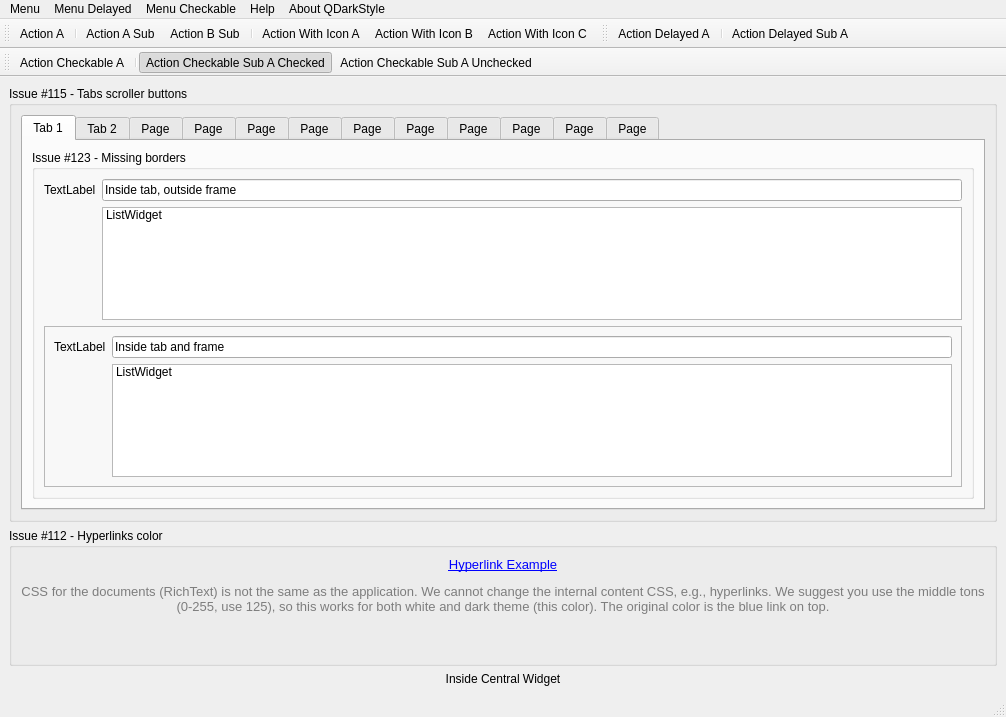
<?xml version="1.0" encoding="UTF-8"?>
<ui version="4.0">
 <class>MainWindow</class>
 <widget class="QMainWindow" name="MainWindow">
  <property name="geometry">
   <rect>
    <x>0</x>
    <y>0</y>
    <width>1006</width>
    <height>717</height>
   </rect>
  </property>
  <property name="windowTitle">
   <string>MainWindow</string>
  </property>
  <widget class="QWidget" name="centralwidget">
   <layout class="QGridLayout" name="gridLayout_7">
    <item row="0" column="0">
     <widget class="QGroupBox" name="groupBox_2">
      <property name="title">
       <string>Issue #115 - Tabs scroller buttons</string>
      </property>
      <layout class="QGridLayout" name="gridLayout">
       <item row="0" column="0">
        <widget class="QTabWidget" name="tabWidget">
         <property name="currentIndex">
          <number>0</number>
         </property>
         <widget class="QWidget" name="tab">
          <attribute name="title">
           <string>Tab 1</string>
          </attribute>
          <layout class="QGridLayout" name="gridLayout_4">
           <item row="1" column="0">
            <widget class="QGroupBox" name="groupBox_3">
             <property name="title">
              <string>Issue #123 - Missing borders</string>
             </property>
             <layout class="QGridLayout" name="gridLayout_5">
              <item row="0" column="0">
               <widget class="QLabel" name="label_2">
                <property name="text">
                 <string>TextLabel</string>
                </property>
               </widget>
              </item>
              <item row="0" column="1">
               <widget class="QLineEdit" name="lineEdit">
                <property name="text">
                 <string>Inside tab, outside frame</string>
                </property>
               </widget>
              </item>
              <item row="2" column="0" colspan="2">
               <widget class="QFrame" name="frame">
                <property name="frameShape">
                 <enum>QFrame::StyledPanel</enum>
                </property>
                <property name="frameShadow">
                 <enum>QFrame::Raised</enum>
                </property>
                <layout class="QFormLayout" name="formLayout">
                 <property name="fieldGrowthPolicy">
                  <enum>QFormLayout::AllNonFixedFieldsGrow</enum>
                 </property>
                 <item row="0" column="0">
                  <widget class="QLabel" name="label_3">
                   <property name="text">
                    <string>TextLabel</string>
                   </property>
                  </widget>
                 </item>
                 <item row="0" column="1">
                  <widget class="QLineEdit" name="lineEdit_2">
                   <property name="text">
                    <string>Inside tab and frame</string>
                   </property>
                  </widget>
                 </item>
                 <item row="1" column="1">
                  <widget class="QListWidget" name="listWidget_2">
                   <item>
                    <property name="text">
                     <string>ListWidget</string>
                    </property>
                   </item>
                  </widget>
                 </item>
                </layout>
               </widget>
              </item>
              <item row="1" column="1">
               <widget class="QListWidget" name="listWidget">
                <item>
                 <property name="text">
                  <string>ListWidget</string>
                 </property>
                </item>
               </widget>
              </item>
             </layout>
            </widget>
           </item>
          </layout>
         </widget>
         <widget class="QWidget" name="tab_2">
          <attribute name="title">
           <string>Tab 2</string>
          </attribute>
          <layout class="QGridLayout" name="gridLayout_6">
           <item row="0" column="0">
            <widget class="QLabel" name="label_4">
             <property name="text">
              <string>TextLabel</string>
             </property>
            </widget>
           </item>
          </layout>
         </widget>
         <widget class="QWidget" name="tab_3">
          <attribute name="title">
           <string>Page</string>
          </attribute>
         </widget>
         <widget class="QWidget" name="tab_4">
          <attribute name="title">
           <string>Page</string>
          </attribute>
         </widget>
         <widget class="QWidget" name="tab_5">
          <attribute name="title">
           <string>Page</string>
          </attribute>
         </widget>
         <widget class="QWidget" name="tab_6">
          <attribute name="title">
           <string>Page</string>
          </attribute>
         </widget>
         <widget class="QWidget" name="tab_7">
          <attribute name="title">
           <string>Page</string>
          </attribute>
         </widget>
         <widget class="QWidget" name="tab_8">
          <attribute name="title">
           <string>Page</string>
          </attribute>
         </widget>
         <widget class="QWidget" name="tab_9">
          <attribute name="title">
           <string>Page</string>
          </attribute>
         </widget>
         <widget class="QWidget" name="tab_10">
          <attribute name="title">
           <string>Page</string>
          </attribute>
         </widget>
         <widget class="QWidget" name="tab_11">
          <attribute name="title">
           <string>Page</string>
          </attribute>
         </widget>
         <widget class="QWidget" name="tab_12">
          <attribute name="title">
           <string>Page</string>
          </attribute>
          <layout class="QGridLayout" name="gridLayout_3"/>
         </widget>
        </widget>
       </item>
      </layout>
     </widget>
    </item>
    <item row="1" column="0">
     <widget class="QGroupBox" name="groupBox">
      <property name="title">
       <string>Issue #112 - Hyperlinks color</string>
      </property>
      <layout class="QGridLayout" name="gridLayout_2">
       <item row="0" column="0">
        <widget class="QLabel" name="label">
         <property name="lineWidth">
          <number>0</number>
         </property>
         <property name="text">
          <string>&lt;html&gt;&lt;head/&gt;&lt;body&gt;&lt;p align=&quot;center&quot;&gt;&lt;a href=&quot;https://github.com/ColinDuquesnoy/QDarkStyleSheet/issues/112&quot;&gt;&lt;span style=&quot; font-size:10pt; text-decoration: underline; color:#0000ff;&quot;&gt;Hyperlink Example&lt;/span&gt;&lt;/a&gt;&lt;/p&gt;&lt;p align=&quot;center&quot;&gt;&lt;span style=&quot; font-size:10pt; color:#7d7d7d;&quot;&gt;CSS for the documents (RichText) is not the same as the application. We cannot change the internal content CSS, e.g., hyperlinks. We suggest you use the middle tons (0-255, use 125), so this works for both white and dark theme (this color). The original color is the blue link on top.&lt;/span&gt;&lt;/p&gt;&lt;p align=&quot;center&quot;&gt;&lt;br/&gt;&lt;/p&gt;&lt;/body&gt;&lt;/html&gt;</string>
         </property>
         <property name="textFormat">
          <enum>Qt::RichText</enum>
         </property>
         <property name="alignment">
          <set>Qt::AlignCenter</set>
         </property>
         <property name="wordWrap">
          <bool>true</bool>
         </property>
         <property name="openExternalLinks">
          <bool>true</bool>
         </property>
         <property name="textInteractionFlags">
          <set>Qt::TextBrowserInteraction</set>
         </property>
        </widget>
       </item>
      </layout>
     </widget>
    </item>
    <item row="2" column="0">
     <widget class="QLabel" name="label_71">
      <property name="text">
       <string>Inside Central Widget</string>
      </property>
      <property name="alignment">
       <set>Qt::AlignCenter</set>
      </property>
     </widget>
    </item>
   </layout>
  </widget>
  <widget class="QMenuBar" name="menubar">
   <property name="geometry">
    <rect>
     <x>0</x>
     <y>0</y>
     <width>1006</width>
     <height>20</height>
    </rect>
   </property>
   <widget class="QMenu" name="menuMenu">
    <property name="title">
     <string>Menu</string>
    </property>
    <widget class="QMenu" name="menuMenuSub">
     <property name="title">
      <string>Menu Sub</string>
     </property>
     <addaction name="actionActionSubA"/>
     <addaction name="actionActionSubB"/>
    </widget>
    <addaction name="actionActionA"/>
    <addaction name="menuMenuSub"/>
    <addaction name="actionAction_with_icon_A"/>
    <addaction name="actionAction_With_Icon_B"/>
    <addaction name="actionAction_With_Icon_C"/>
   </widget>
   <widget class="QMenu" name="menuMenuDelayed">
    <property name="title">
     <string>Menu Delayed</string>
    </property>
    <widget class="QMenu" name="menuMenuSubDelayed">
     <property name="title">
      <string>Menu Sub Delayed</string>
     </property>
     <addaction name="actionActionDelayedSubA"/>
    </widget>
    <addaction name="actionActionDelayedA"/>
    <addaction name="menuMenuSubDelayed"/>
   </widget>
   <widget class="QMenu" name="menuMenuCheckale">
    <property name="title">
     <string>Menu Checkable</string>
    </property>
    <widget class="QMenu" name="menuNew">
     <property name="title">
      <string>New</string>
     </property>
     <addaction name="separator"/>
     <addaction name="actionNewB"/>
     <addaction name="actionNewD"/>
     <addaction name="actionNewC"/>
     <addaction name="separator"/>
     <addaction name="actionNewE"/>
    </widget>
    <addaction name="actionActionCheckableA"/>
    <addaction name="separator"/>
    <addaction name="menuNew"/>
   </widget>
   <widget class="QMenu" name="menuAbout">
    <property name="title">
     <string>About QDarkStyle</string>
    </property>
   </widget>
   <widget class="QMenu" name="menuHelp">
    <property name="title">
     <string>Help</string>
    </property>
   </widget>
   <addaction name="menuMenu"/>
   <addaction name="menuMenuDelayed"/>
   <addaction name="menuMenuCheckale"/>
   <addaction name="menuHelp"/>
   <addaction name="menuAbout"/>
  </widget>
  <widget class="QStatusBar" name="statusbar"/>
  <widget class="QToolBar" name="toolBar">
   <property name="windowTitle">
    <string>Tool bar actions</string>
   </property>
   <property name="iconSize">
    <size>
     <width>16</width>
     <height>16</height>
    </size>
   </property>
   <attribute name="toolBarArea">
    <enum>TopToolBarArea</enum>
   </attribute>
   <attribute name="toolBarBreak">
    <bool>false</bool>
   </attribute>
   <addaction name="actionActionA"/>
   <addaction name="separator"/>
   <addaction name="actionActionSubA"/>
   <addaction name="actionActionSubB"/>
   <addaction name="separator"/>
   <addaction name="actionAction_with_icon_A"/>
   <addaction name="actionAction_With_Icon_B"/>
   <addaction name="actionAction_With_Icon_C"/>
  </widget>
  <widget class="QToolBar" name="toolBarDelayed">
   <property name="windowTitle">
    <string>Tool bar actions delayed</string>
   </property>
   <attribute name="toolBarArea">
    <enum>TopToolBarArea</enum>
   </attribute>
   <attribute name="toolBarBreak">
    <bool>false</bool>
   </attribute>
   <addaction name="actionActionDelayedA"/>
   <addaction name="separator"/>
   <addaction name="actionActionDelayedSubA"/>
  </widget>
  <widget class="QToolBar" name="toolBarCheckable">
   <property name="windowTitle">
    <string>Tool bar action checkable</string>
   </property>
   <attribute name="toolBarArea">
    <enum>TopToolBarArea</enum>
   </attribute>
   <attribute name="toolBarBreak">
    <bool>true</bool>
   </attribute>
   <addaction name="actionActionCheckableA"/>
   <addaction name="separator"/>
   <addaction name="actionActionCheckableSubAChecked"/>
   <addaction name="actionActionCheckableSubAUnchecked"/>
  </widget>
  <action name="actionActionA">
   <property name="text">
    <string>Action A</string>
   </property>
  </action>
  <action name="actionActionSubA">
   <property name="text">
    <string>Action A Sub</string>
   </property>
   <property name="toolTip">
    <string>Action A Sub</string>
   </property>
  </action>
  <action name="actionActionSubB">
   <property name="text">
    <string>Action B Sub</string>
   </property>
  </action>
  <action name="actionActionDelayedA">
   <property name="text">
    <string>Action Delayed A</string>
   </property>
   <property name="toolTip">
    <string>Action Delayed A</string>
   </property>
  </action>
  <action name="actionActionDelayedSubA">
   <property name="text">
    <string>Action Delayed Sub A</string>
   </property>
   <property name="toolTip">
    <string>Action Delayed Sub A</string>
   </property>
  </action>
  <action name="actionActionCheckableA">
   <property name="checkable">
    <bool>true</bool>
   </property>
   <property name="text">
    <string>Action Checkable A</string>
   </property>
   <property name="toolTip">
    <string>Action Checkable A</string>
   </property>
  </action>
  <action name="actionActionCheckableSubAChecked">
   <property name="checkable">
    <bool>true</bool>
   </property>
   <property name="checked">
    <bool>true</bool>
   </property>
   <property name="text">
    <string>Action Checkable Sub A Checked</string>
   </property>
   <property name="toolTip">
    <string>Action Checkable Sub A Checked</string>
   </property>
  </action>
  <action name="actionActionCheckableSubAUnchecked">
   <property name="checkable">
    <bool>true</bool>
   </property>
   <property name="text">
    <string>Action Checkable Sub A Unchecked</string>
   </property>
   <property name="toolTip">
    <string>Action Checkable Sub A Unchecked</string>
   </property>
  </action>
  <action name="actionNewB">
   <property name="text">
    <string>New B</string>
   </property>
  </action>
  <action name="actionNewC">
   <property name="text">
    <string>New C</string>
   </property>
  </action>
  <action name="actionNewD">
   <property name="text">
    <string>New D</string>
   </property>
  </action>
  <action name="actionNewE">
   <property name="text">
    <string>New E</string>
   </property>
  </action>
  <action name="actionAction_with_icon_A">
   <property name="icon">
    <iconset resource="../../qdarkstyle/style.qrc">
     <normaloff>:/qss_icons/rc/window_undock_focus.png</normaloff>:/qss_icons/rc/window_undock_focus.png</iconset>
   </property>
   <property name="text">
    <string>Action With Icon A</string>
   </property>
  </action>
  <action name="actionAction_With_Icon_B">
   <property name="icon">
    <iconset resource="../../qdarkstyle/style.qrc">
     <normaloff>:/qss_icons/rc/window_close_focus.png</normaloff>:/qss_icons/rc/window_close_focus.png</iconset>
   </property>
   <property name="text">
    <string>Action With Icon B</string>
   </property>
  </action>
  <action name="actionAction_With_Icon_C">
   <property name="icon">
    <iconset resource="../../qdarkstyle/style.qrc">
     <normaloff>:/qss_icons/rc/arrow_right_focus.png</normaloff>:/qss_icons/rc/arrow_right_focus.png</iconset>
   </property>
   <property name="text">
    <string>Action With Icon C</string>
   </property>
  </action>
 </widget>
 <tabstops>
  <tabstop>lineEdit</tabstop>
  <tabstop>tabWidget</tabstop>
  <tabstop>lineEdit_2</tabstop>
 </tabstops>
 <resources>
  <include location="../../qdarkstyle/style.qrc"/>
 </resources>
 <connections/>
</ui>
